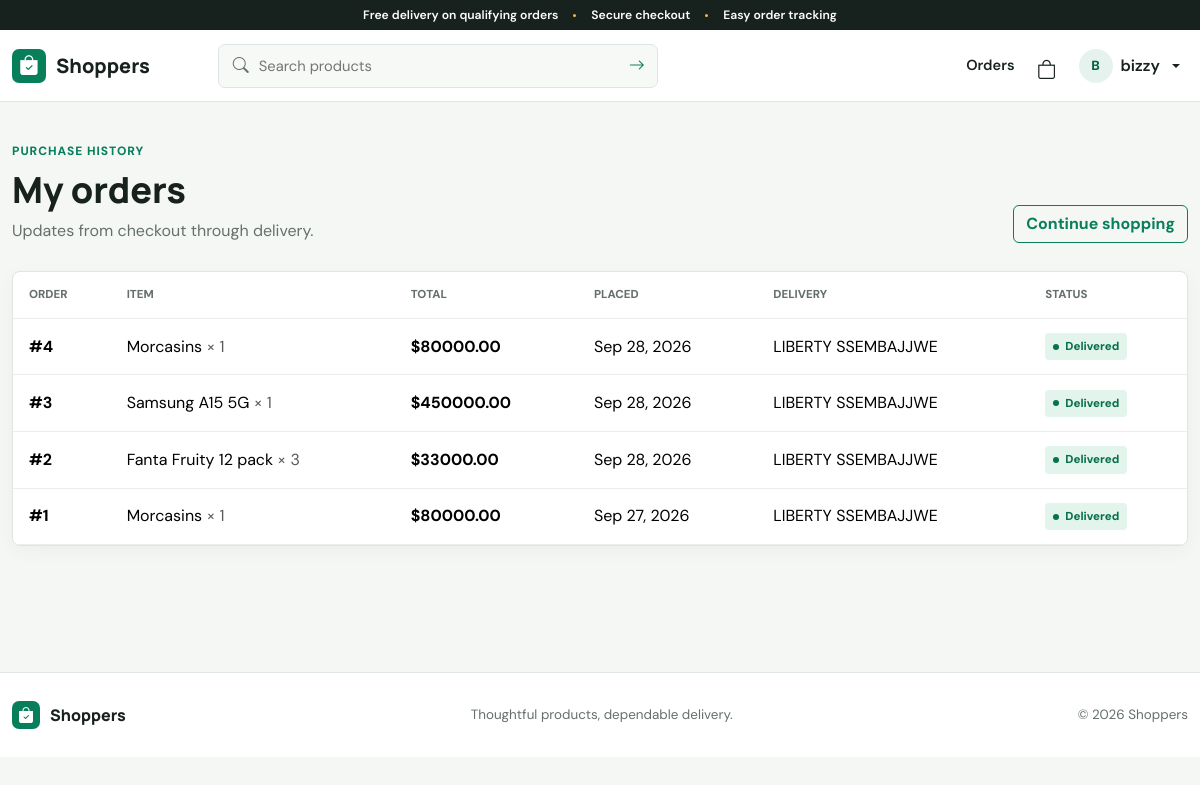
/clients/orders/ (signed in), run on the app's committed database.
### clients/models.py (models this page shows, shortened)
class Order(models.Model):
    STATE_CHOICES = ['Delivered', 'Pending', 'Returned', 'Cancelled', 'Processing', 'In transit']
    user = models.ForeignKey(User, on_delete=models.CASCADE)
    assigned_agent = models.ForeignKey(
        DeliveryAgent,
        on_delete=models.SET_NULL,
        null=True,
        blank=True,
        related_name='orders',
    )
    product_name = models.CharField(max_length=100)
    quantity = models.PositiveIntegerField()
    state = models.CharField(max_length=20, choices=[(c, c) for c in STATE_CHOICES], default='Pending')
    total_price = models.DecimalField(max_digits=10, decimal_places=2)
    customer_name = models.CharField(max_length=150, blank=True)
    phone = models.CharField(max_length=20, blank=True)
    address = models.TextField(blank=True)
    payment_method = models.CharField(max_length=20, default='cash')
    order_date = models.DateTimeField(auto_now_add=True)
    updated_at = models.DateTimeField(default=timezone.now)
    class Meta:
        ordering = ['-order_date']
    @property
    def status_key(self):
        return self.state.lower().replace(' ', '-')

class DeliveryAgent(models.Model):
    user = models.OneToOneField(User, on_delete=models.CASCADE, related_name='delivery_agent')
    phone = models.CharField(max_length=20)
    vehicle_number = models.CharField(max_length=30, blank=True)
    is_active = models.BooleanField(default=True)
    created_by = models.ForeignKey(
        User,
        on_delete=models.SET_NULL,
        null=True,
        blank=True,
        related_name='created_delivery_agents',
    )
    created_at = models.DateTimeField(auto_now_add=True)
    class Meta:
        ordering = ['user__first_name', 'user__username']
    def __str__(self):
        return self.user.get_full_name() or self.user.username

### clients/views.py (the view)
# urls.py: path('orders/', views.orders_view, name='orders'),
@login_required
def orders_view(request):
    orders = Order.objects.filter(user=request.user).select_related('assigned_agent')
    return render(request, 'clients/orders.html', {'orders': orders})

### shopper/context_processors.py (called while the page is built)
def cart_count(request):
    if request.user.is_authenticated:
        return {'cart_count': CartItem.objects.filter(user=request.user).count()}
    return {'cart_count': 0}

### templates/clients/orders.html (shortened to what this page needs)
{% extends 'base.html' %}
{% block content %}
<section class="content-section"><div class="container">
    <div class="page-heading"><div><p class="eyebrow">Purchase history</p><h1 class="page-title">My orders</h1><p class="page-subtitle">Updates from checkout through delivery.</p></div><a class="btn btn-outline-primary" href="{% url 'home' %}">Continue shopping</a></div>
    {% if orders %}<div class="panel"><div class="table-responsive"><table class="table"><thead><tr><th>Order</th><th>Item</th><th>Total</th><th>Placed</th><th>Delivery</th><th>Status</th></tr></thead><tbody>
    {% for order in orders %}<tr><td><strong>#{{ order.id }}</strong></td><td>{{ order.product_name }} <span class="text-muted">× {{ order.quantity }}</span></td><td><strong>${{ order.total_price }}</strong></td><td>{{ order.order_date|date:"M j, Y" }}</td><td>{% if order.assigned_agent %}{{ order.assigned_agent }}{% else %}<span class="text-muted">Awaiting assignment</span>{% endif %}</td><td><span class="status status-{{ order.status_key }}">{{ order.state }}</span></td></tr>{% endfor %}
    </tbody></table></div></div>{% else %}<div class="empty-state"><i class="bi bi-box-seam"></i><h3>No orders yet</h3><p>Your purchases and delivery updates will appear here.</p><a class="btn btn-primary" href="{% url 'home' %}">Explore products</a></div>{% endif %}
</div></section>
{% endblock %}

### templates/base.html (shortened to what this page needs)
{% load static %}
<!DOCTYPE html>
<html lang="en">
<head>
    <link href="https://cdn.jsdelivr.net/npm/bootstrap@5.3.3/dist/css/bootstrap.min.css" rel="stylesheet">
    <link href="https://cdn.jsdelivr.net/npm/bootstrap-icons@1.11.3/font/bootstrap-icons.css" rel="stylesheet">
    <link href="{% static 'css/app.css' %}" rel="stylesheet">
</head>
<body>
<div class="announcement">Free delivery on qualifying orders <span></span> Secure checkout <span></span> Easy order tracking</div>
<nav class="navbar navbar-expand-lg navbar-light app-navbar sticky-top">
    <div class="container">
        <a class="navbar-brand" href="{% url 'home' %}" aria-label="Shoppers home">
            <span class="brand-mark"><i class="bi bi-bag-check-fill"></i></span>
            <span>Shoppers</span>
        </a>
        <div class="collapse navbar-collapse" id="navMenu">
            <form class="nav-search" method="get" action="{% url 'search' %}" role="search">
                <i class="bi bi-search"></i>
                <input type="search" name="q" placeholder="Search products" value="{{ request.GET.q }}" aria-label="Search products">
                <button type="submit" aria-label="Submit search"><i class="bi bi-arrow-right"></i></button>
            </form>
            <ul class="navbar-nav ms-auto align-items-lg-center gap-lg-1">
                {% if request.user.is_authenticated %}
                    {% if request.user.is_superuser %}
                    <li class="nav-item"><a class="nav-link workspace-link" href="{% url 'dashboard' %}"><i class="bi bi-grid-1x2-fill"></i> Admin</a></li>
                    {% elif request.user.delivery_agent %}
                    <li class="nav-item"><a class="nav-link workspace-link" href="{% url 'agent_dashboard' %}"><i class="bi bi-truck"></i> Deliveries</a></li>
                    {% else %}
                    <li class="nav-item"><a class="nav-link" href="{% url 'orders' %}">Orders</a></li>
                    <li class="nav-item"><a class="icon-link" href="{% url 'cart' %}" aria-label="Shopping cart"><i class="bi bi-bag"></i>{% if cart_count %}<span class="cart-count">{{ cart_count }}</span>{% endif %}</a></li>
                    {% endif %}
                    <li class="nav-item dropdown">
                        <button class="account-button dropdown-toggle" data-bs-toggle="dropdown" aria-expanded="false">
                            <span class="avatar">{{ request.user.username|first|upper }}</span>
                            <span class="account-name">{{ request.user.first_name|default:request.user.username }}</span>
                        </button>
                    </li>
                {% else %}
                    <li class="nav-item"><a class="nav-link" href="{% url 'login' %}">Sign in</a></li>
                    <li class="nav-item"><a class="btn btn-brand btn-sm" href="{% url 'register' %}">Create account</a></li>
                {% endif %}
            </ul>
        </div>
    </div>
</nav>
<main>{% block content %}{% endblock %}</main>
<footer class="site-footer">
    <div class="container footer-inner">
        <a class="navbar-brand footer-brand" href="{% url 'home' %}"><span class="brand-mark"><i class="bi bi-bag-check-fill"></i></span><span>Shoppers</span></a>
        <p>Thoughtful products, dependable delivery.</p>
        <p>&copy; {% now "Y" %} Shoppers</p>
    </div>
</footer>
</body>
</html>

### static/css/app.css (style rules this page uses)
:root { --ink: #17211d; --muted: #66706b; --line: #dfe5e1; --surface: #fff; --canvas: #f5f7f5; --brand: #087f5b; --brand-dark: #056246; --accent: #f2b84b; --danger: #c53b45; --info: #277da1; --radius: 8px; --shadow: 0 12px 34px rgba(23,33,29,.08); }
* { box-sizing: border-box; }
html { scroll-behavior: smooth; }
body { margin: 0; background: var(--canvas); color: var(--ink); font-family: "DM Sans", sans-serif; letter-spacing: 0; }
h1,h2,h3,h4,h5,h6,.navbar-brand { font-family: "Manrope", sans-serif; letter-spacing: 0; }
a { color: var(--brand); }
main { min-height: calc(100vh - 230px); }
.container { max-width: 1200px; }
.announcement { min-height: 30px; padding: 6px 16px; background: var(--ink); color: #fff; text-align: center; font-size: .76rem; font-weight: 600; }
.announcement span { display: inline-block; width: 3px; height: 3px; margin: 0 12px 2px; border-radius: 50%; background: var(--accent); }
.app-navbar { min-height: 72px; border-bottom: 1px solid var(--line); background: rgba(255,255,255,.96); backdrop-filter: blur(14px); }
.navbar-brand { display: inline-flex; align-items: center; gap: 10px; color: var(--ink); font-size: 1.24rem; font-weight: 800; }
.brand-mark { display: inline-grid; width: 34px; height: 34px; place-items: center; border-radius: 7px; background: var(--brand); color: #fff; }
.nav-search { display: flex; align-items: center; width: min(440px,42vw); margin-left: 52px; border: 1px solid var(--line); border-radius: 7px; background: #f7f9f7; overflow: hidden; }
.nav-search>i { margin-left: 14px; color: var(--muted); }
.nav-search input { min-width: 0; flex: 1; padding: 10px; border: 0; outline: 0; background: transparent; font-size: .92rem; }
.nav-search button { width: 40px; height: 40px; border: 0; background: transparent; color: var(--brand); }
.nav-link { color: var(--ink); font-weight: 600; font-size: .91rem; }
.icon-link { position: relative; display: grid; width: 40px; height: 40px; place-items: center; color: var(--ink); font-size: 1.2rem; }
.account-button { display: flex; align-items: center; gap: 8px; padding: 5px 8px; border: 0; background: transparent; color: var(--ink); font-weight: 600; }
.avatar { display: grid; width: 34px; height: 34px; place-items: center; border-radius: 50%; background: #e6f2ed; color: var(--brand-dark); font-size: .83rem; font-weight: 800; }
.btn { border-radius: 6px; font-weight: 700; }
.btn-outline-primary { border-color: var(--brand); color: var(--brand); }
.eyebrow { margin-bottom: 8px; color: var(--brand); font-size: .75rem; font-weight: 800; letter-spacing: .08em; text-transform: uppercase; }
.page-title { margin: 0; font-size: clamp(1.65rem,3vw,2.35rem); font-weight: 800; }
.page-subtitle { margin: 8px 0 0; color: var(--muted); }
.page-heading { display: flex; justify-content: space-between; gap: 24px; align-items: end; margin-bottom: 28px; }
.content-section { padding: 40px 0 64px; }
.panel { border: 1px solid var(--line); border-radius: var(--radius); background: var(--surface); box-shadow: 0 5px 20px rgba(23,33,29,.04); }
.table { --bs-table-bg: transparent; margin: 0; color: var(--ink); }
.table>:not(caption)>*>* { padding: 14px 16px; border-bottom-color: #ebefec; vertical-align: middle; }
.table thead th { color: var(--muted); font-size: .72rem; font-weight: 800; text-transform: uppercase; }
.table-responsive { border-radius: inherit; }
.status { display: inline-flex; align-items: center; gap: 6px; padding: 5px 8px; border-radius: 4px; font-size: .72rem; font-weight: 800; }
.status:before { width: 6px; height: 6px; border-radius: 50%; background: currentColor; content: ""; }
.status-delivered { background: #e2f4ec; color: #08704f; }
.site-footer { padding: 28px 0; border-top: 1px solid var(--line); background: #fff; }
.footer-inner { display: flex; align-items: center; justify-content: space-between; gap: 20px; }
.footer-inner p { margin: 0; color: var(--muted); font-size: .84rem; }
.footer-brand { font-size: 1rem; }
.footer-brand .brand-mark { width: 28px; height: 28px; }

### data on the page
Order: id "4", product_name "Morcasins", quantity "1", total_price "80000.00", order_date "Sep 28, 2026", assigned_agent "LIBERTY SSEMBAJJWE", state "Delivered"
Order: id "3", product_name "Samsung A15 5G", quantity "1", total_price "450000.00", order_date "Sep 28, 2026", assigned_agent "LIBERTY SSEMBAJJWE", state "Delivered"
Order: id "2", product_name "Fanta Fruity 12 pack", quantity "3", total_price "33000.00", order_date "Sep 28, 2026", assigned_agent "LIBERTY SSEMBAJJWE", state "Delivered"
Order: id "1", product_name "Morcasins", quantity "1", total_price "80000.00", order_date "Sep 27, 2026", assigned_agent "LIBERTY SSEMBAJJWE", state "Delivered"

### other printed values
{{ request.user.username|first|upper }} "B"
{{ request.user.first_name|default:request.user.username }} "bizzy"
